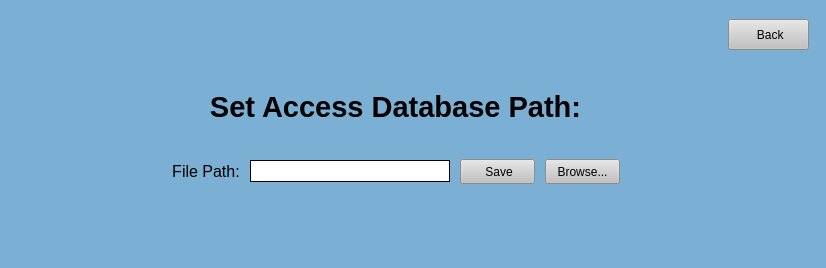
<?xml version="1.0" encoding="UTF-8"?>
<ui version="4.0">
 <class>MainWindow</class>
 <widget class="QMainWindow" name="MainWindow">
  <property name="geometry">
   <rect>
    <x>0</x>
    <y>0</y>
    <width>826</width>
    <height>268</height>
   </rect>
  </property>
  <property name="sizePolicy">
   <sizepolicy hsizetype="Fixed" vsizetype="Fixed">
    <horstretch>0</horstretch>
    <verstretch>0</verstretch>
   </sizepolicy>
  </property>
  <property name="minimumSize">
   <size>
    <width>0</width>
    <height>0</height>
   </size>
  </property>
  <property name="windowTitle">
   <string>MainWindow</string>
  </property>
  <property name="styleSheet">
   <string notr="true">background-color: rgb(123, 175, 212);</string>
  </property>
  <widget class="QWidget" name="centralwidget">
   <layout class="QGridLayout" name="gridLayout">
    <item row="1" column="3">
     <spacer name="horizontalSpacer_6">
      <property name="orientation">
       <enum>Qt::Horizontal</enum>
      </property>
      <property name="sizeType">
       <enum>QSizePolicy::Minimum</enum>
      </property>
      <property name="sizeHint" stdset="0">
       <size>
        <width>8</width>
        <height>5</height>
       </size>
      </property>
     </spacer>
    </item>
    <item row="1" column="1">
     <spacer name="horizontalSpacer">
      <property name="orientation">
       <enum>Qt::Horizontal</enum>
      </property>
      <property name="sizeType">
       <enum>QSizePolicy::MinimumExpanding</enum>
      </property>
      <property name="sizeHint" stdset="0">
       <size>
        <width>5</width>
        <height>20</height>
       </size>
      </property>
     </spacer>
    </item>
    <item row="1" column="2" alignment="Qt::AlignHCenter|Qt::AlignVCenter">
     <widget class="QPushButton" name="back">
      <property name="minimumSize">
       <size>
        <width>81</width>
        <height>31</height>
       </size>
      </property>
      <property name="maximumSize">
       <size>
        <width>81</width>
        <height>31</height>
       </size>
      </property>
      <property name="cursor">
       <cursorShape>PointingHandCursor</cursorShape>
      </property>
      <property name="styleSheet">
       <string notr="true">QPushButton:hover {

background-color: rgb(210, 210, 210);

}

QPushButton {

background-color: rgb(193, 193, 193);

}</string>
      </property>
      <property name="text">
       <string> Back</string>
      </property>
     </widget>
    </item>
    <item row="3" column="1">
     <layout class="QVBoxLayout" name="verticalLayout" stretch="0,0,0">
      <property name="spacing">
       <number>0</number>
      </property>
      <property name="topMargin">
       <number>0</number>
      </property>
      <property name="bottomMargin">
       <number>0</number>
      </property>
      <item>
       <widget class="QLabel" name="label">
        <property name="text">
         <string>&lt;html&gt;&lt;head/&gt;&lt;body&gt;&lt;p align=&quot;center&quot;&gt;&lt;span style=&quot; font-size:22pt; font-weight:600;&quot;&gt;Set Access Database Path:&lt;/span&gt;&lt;/p&gt;&lt;/body&gt;&lt;/html&gt;</string>
        </property>
       </widget>
      </item>
      <item>
       <spacer name="verticalSpacer">
        <property name="orientation">
         <enum>Qt::Vertical</enum>
        </property>
        <property name="sizeType">
         <enum>QSizePolicy::Minimum</enum>
        </property>
        <property name="sizeHint" stdset="0">
         <size>
          <width>20</width>
          <height>15</height>
         </size>
        </property>
       </spacer>
      </item>
      <item>
       <layout class="QHBoxLayout" name="horizontalLayout">
        <property name="leftMargin">
         <number>20</number>
        </property>
        <property name="topMargin">
         <number>20</number>
        </property>
        <property name="rightMargin">
         <number>20</number>
        </property>
        <property name="bottomMargin">
         <number>20</number>
        </property>
        <item>
         <spacer name="horizontalSpacer_2">
          <property name="orientation">
           <enum>Qt::Horizontal</enum>
          </property>
          <property name="sizeHint" stdset="0">
           <size>
            <width>40</width>
            <height>20</height>
           </size>
          </property>
         </spacer>
        </item>
        <item alignment="Qt::AlignRight">
         <widget class="QLabel" name="label_14">
          <property name="text">
           <string>&lt;html&gt;&lt;head/&gt;&lt;body&gt;&lt;p align=&quot;center&quot;&gt;&lt;span style=&quot; font-size:12pt;&quot;&gt;File Path:&lt;/span&gt;&lt;/p&gt;&lt;/body&gt;&lt;/html&gt;</string>
          </property>
          <property name="alignment">
           <set>Qt::AlignRight|Qt::AlignTrailing|Qt::AlignVCenter</set>
          </property>
         </widget>
        </item>
        <item>
         <spacer name="horizontalSpacer_8">
          <property name="orientation">
           <enum>Qt::Horizontal</enum>
          </property>
          <property name="sizeType">
           <enum>QSizePolicy::Minimum</enum>
          </property>
          <property name="sizeHint" stdset="0">
           <size>
            <width>10</width>
            <height>20</height>
           </size>
          </property>
         </spacer>
        </item>
        <item>
         <widget class="QLineEdit" name="filePath">
          <property name="minimumSize">
           <size>
            <width>200</width>
            <height>22</height>
           </size>
          </property>
          <property name="maximumSize">
           <size>
            <width>200</width>
            <height>22</height>
           </size>
          </property>
          <property name="styleSheet">
           <string notr="true">background-color: rgb(255, 255, 255);
border-style: solid;
border-width: 1px</string>
          </property>
         </widget>
        </item>
        <item>
         <spacer name="horizontalSpacer_5">
          <property name="orientation">
           <enum>Qt::Horizontal</enum>
          </property>
          <property name="sizeType">
           <enum>QSizePolicy::Minimum</enum>
          </property>
          <property name="sizeHint" stdset="0">
           <size>
            <width>10</width>
            <height>20</height>
           </size>
          </property>
         </spacer>
        </item>
        <item>
         <widget class="QPushButton" name="save">
          <property name="minimumSize">
           <size>
            <width>75</width>
            <height>25</height>
           </size>
          </property>
          <property name="maximumSize">
           <size>
            <width>75</width>
            <height>25</height>
           </size>
          </property>
          <property name="cursor">
           <cursorShape>PointingHandCursor</cursorShape>
          </property>
          <property name="styleSheet">
           <string notr="true">QPushButton:hover {

background-color: rgb(210, 210, 210);

}

QPushButton {

background-color: rgb(193, 193, 193);

}</string>
          </property>
          <property name="text">
           <string> Save</string>
          </property>
         </widget>
        </item>
        <item>
         <spacer name="horizontalSpacer_7">
          <property name="orientation">
           <enum>Qt::Horizontal</enum>
          </property>
          <property name="sizeType">
           <enum>QSizePolicy::Minimum</enum>
          </property>
          <property name="sizeHint" stdset="0">
           <size>
            <width>10</width>
            <height>20</height>
           </size>
          </property>
         </spacer>
        </item>
        <item>
         <widget class="QPushButton" name="browse">
          <property name="minimumSize">
           <size>
            <width>75</width>
            <height>25</height>
           </size>
          </property>
          <property name="maximumSize">
           <size>
            <width>75</width>
            <height>25</height>
           </size>
          </property>
          <property name="cursor">
           <cursorShape>PointingHandCursor</cursorShape>
          </property>
          <property name="styleSheet">
           <string notr="true">QPushButton:hover {

background-color: rgb(210, 210, 210);

}

QPushButton {

background-color: rgb(193, 193, 193);

}</string>
          </property>
          <property name="text">
           <string>Browse...</string>
          </property>
         </widget>
        </item>
        <item>
         <spacer name="horizontalSpacer_3">
          <property name="orientation">
           <enum>Qt::Horizontal</enum>
          </property>
          <property name="sizeHint" stdset="0">
           <size>
            <width>40</width>
            <height>20</height>
           </size>
          </property>
         </spacer>
        </item>
       </layout>
      </item>
     </layout>
    </item>
    <item row="3" column="0">
     <spacer name="horizontalSpacer_4">
      <property name="orientation">
       <enum>Qt::Horizontal</enum>
      </property>
      <property name="sizeType">
       <enum>QSizePolicy::Minimum</enum>
      </property>
      <property name="sizeHint" stdset="0">
       <size>
        <width>60</width>
        <height>20</height>
       </size>
      </property>
     </spacer>
    </item>
    <item row="10" column="1">
     <spacer name="verticalSpacer_2">
      <property name="orientation">
       <enum>Qt::Vertical</enum>
      </property>
      <property name="sizeType">
       <enum>QSizePolicy::MinimumExpanding</enum>
      </property>
      <property name="sizeHint" stdset="0">
       <size>
        <width>20</width>
        <height>0</height>
       </size>
      </property>
     </spacer>
    </item>
    <item row="2" column="1">
     <spacer name="verticalSpacer_3">
      <property name="orientation">
       <enum>Qt::Vertical</enum>
      </property>
      <property name="sizeType">
       <enum>QSizePolicy::MinimumExpanding</enum>
      </property>
      <property name="sizeHint" stdset="0">
       <size>
        <width>20</width>
        <height>0</height>
       </size>
      </property>
     </spacer>
    </item>
    <item row="0" column="2">
     <spacer name="verticalSpacer_5">
      <property name="orientation">
       <enum>Qt::Vertical</enum>
      </property>
      <property name="sizeType">
       <enum>QSizePolicy::Minimum</enum>
      </property>
      <property name="sizeHint" stdset="0">
       <size>
        <width>5</width>
        <height>10</height>
       </size>
      </property>
     </spacer>
    </item>
   </layout>
  </widget>
  <widget class="QMenuBar" name="menubar">
   <property name="geometry">
    <rect>
     <x>0</x>
     <y>0</y>
     <width>826</width>
     <height>21</height>
    </rect>
   </property>
  </widget>
  <widget class="QStatusBar" name="statusbar"/>
 </widget>
 <resources/>
 <connections/>
</ui>
